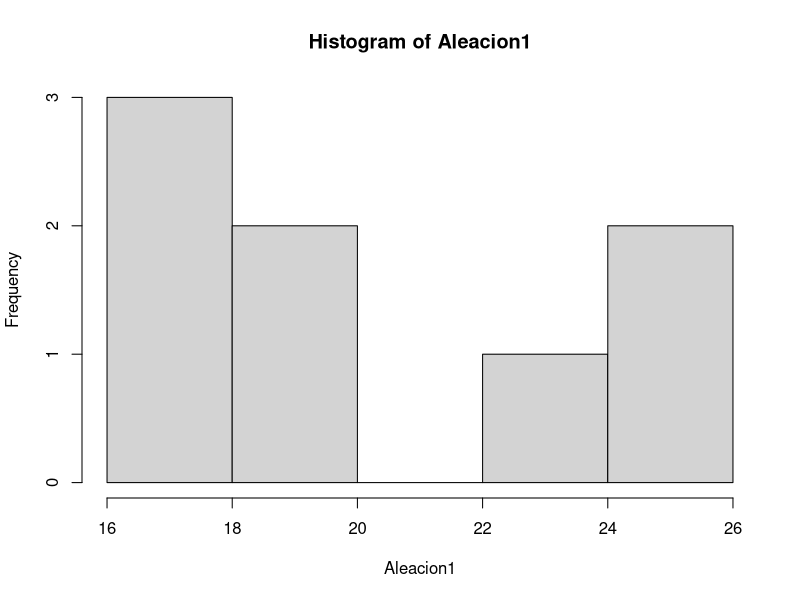
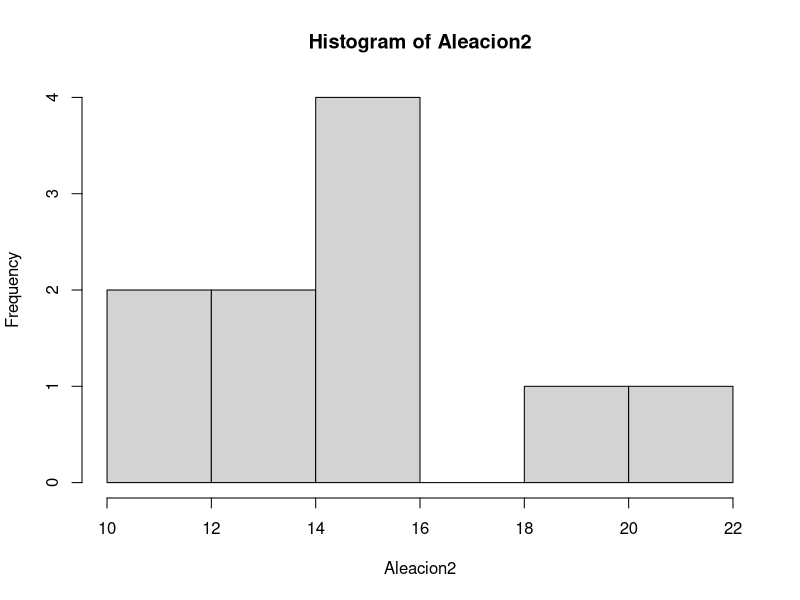
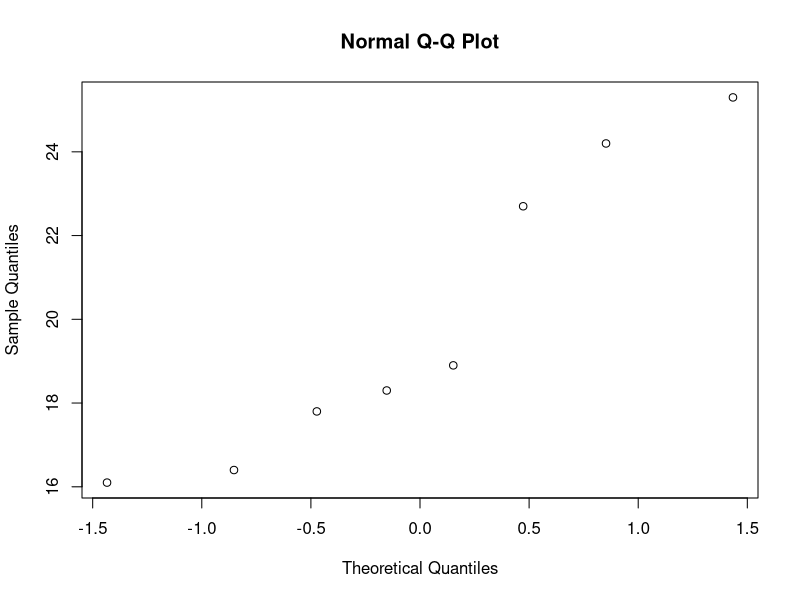
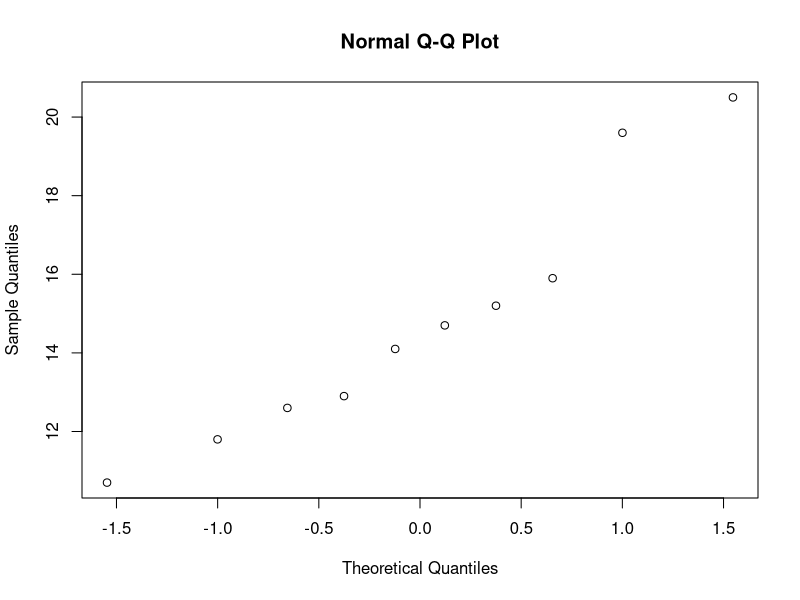
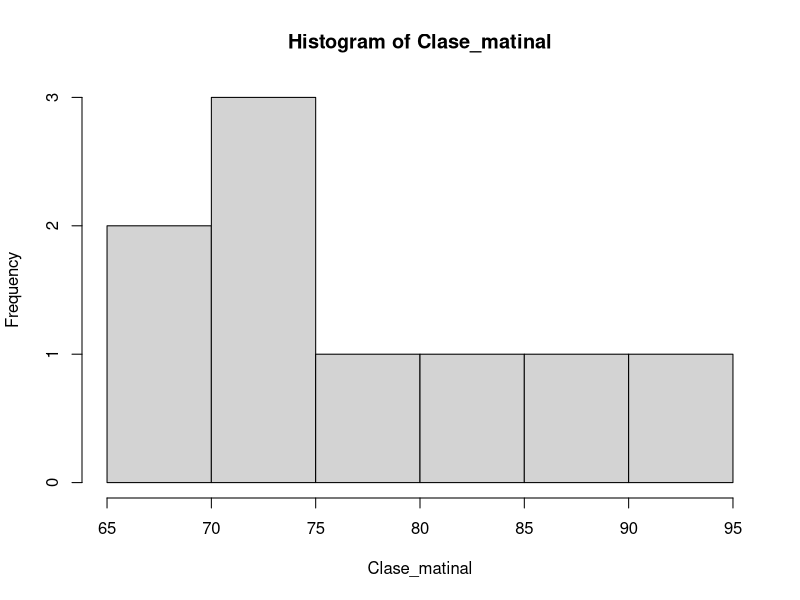
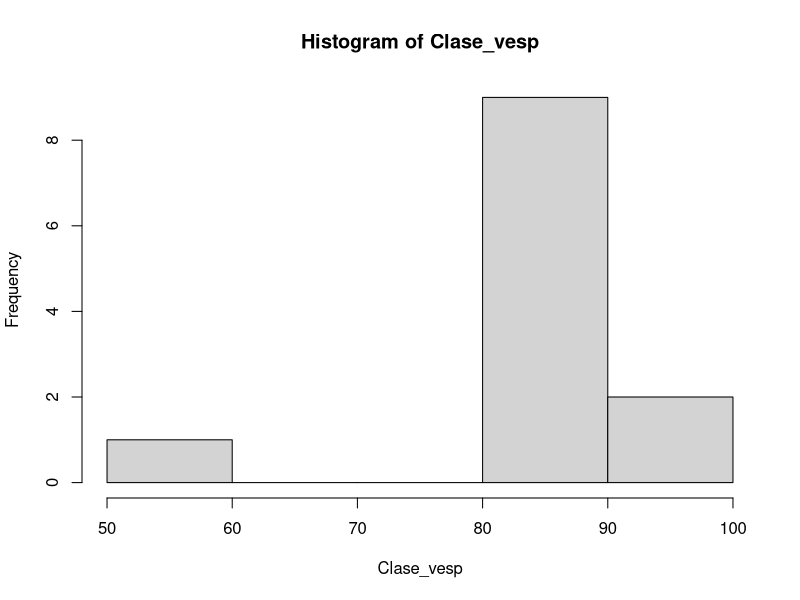
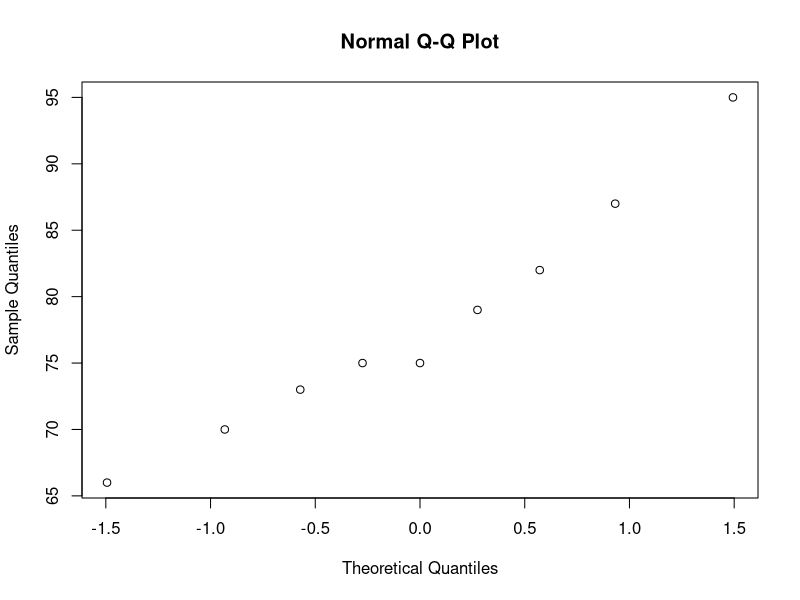
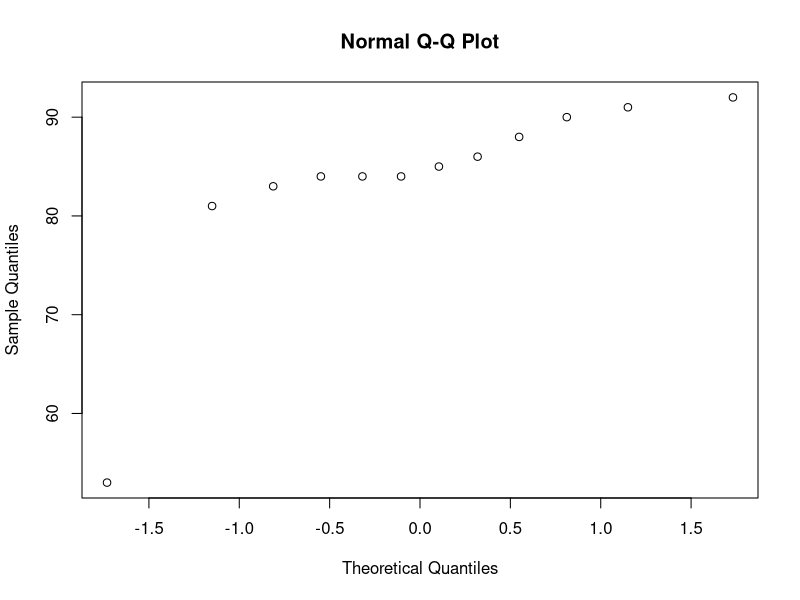

Write R code to recreate these figures, in order.
## ---- chunk 1
knitr::opts_chunk$set(echo = TRUE)
## ---- chunk 2
library(e1071)
Aleacion1 <- c(18.3, 16.4, 22.7, 17.8, 18.9, 25.3, 16.1, 24.2)
n1 <- length(Aleacion1)
Aleacion2 <- c(12.6, 14.1, 20.5, 10.7, 15.9, 19.6, 12.9, 15.2, 11.8, 14.7)
n2 <- length(Aleacion2)
## ---- chunk 3
hist(Aleacion1)
hist(Aleacion2)
qqnorm(Aleacion1)
qqnorm(Aleacion2)
cat("Coeficiente de asimetria Aleacion 1:", skewness(Aleacion1), "\n",
    "Coeficiente de Curtosis Aleacion 1:", kurtosis(Aleacion1))
cat("Coeficiente de asimetria Aleacion 2:", skewness(Aleacion2), "\n",
    "Coeficiente de Curtosis Aleacion 2:", kurtosis(Aleacion2))
## ---- chunk 4
rangos <- rank(x = c(Aleacion1,Aleacion2), ties.method = "average")
rangos_A1 <- rangos[1:8]
rangos_A2 <- rangos[9:18]
W <- sum(rangos_A1)
## ---- chunk 5
media_W <- (1/2) * (n1*(n1+n2+1))
sd_W <- sqrt((1/12) * (n1*n2*(n1+n2+1)))

valor_p <- pnorm(q = W-0.5, mean = media_W, sd = sd_W, lower.tail = F)*2
cat("valor-p:", valor_p)
## ---- chunk 6
Clase_matinal <- c(73, 87, 79, 75, 82, 66, 95, 75, 70)
n1 <- length(Clase_matinal)
Clase_vesp <- c(86, 81, 84, 88, 90, 85, 84, 92, 83, 91, 53, 84)
n2 <- length(Clase_vesp)
## ---- chunk 7
hist(Clase_matinal)
hist(Clase_vesp)
qqnorm(Clase_matinal)
qqnorm(Clase_vesp)

cat("Coeficiente de asimetria Clase matinal:", skewness(Clase_matinal), "\n",
    "Coeficiente de Curtosis Clase matinal:", kurtosis(Clase_matinal))
cat("Coeficiente de asimetria Clase vespetina:", skewness(Clase_vesp), "\n",
    "Coeficiente de Curtosis Clase vespertina:", kurtosis(Clase_vesp))
## ---- chunk 8
rangos <- rank(c(Clase_matinal,Clase_vesp), ties.method = "average")
rangos_CM <- rangos[1:9]
rangos_CV <- rangos[10:21]
W <- sum(rangos_CM)

# W se puede aproximar a una distribucion normal porque ambas muestras son mayor a 7
mean_W <- (1/2) * (n1*(n1+n2+1))
sd_W <- sqrt((1/12) * (n1*n2*(n1+n2+1)))

valor_p <- pnorm(q = W, mean = mean_W, sd = sd_W)
cat("valor-p:", valor_p)
## ---- chunk 9
A <- c(68,72,77,42,53)
B <- c(72,53,63,53,48)
C <- c(60,82,64,75,72)
D <- c(48,61,57,64,50)
E <- c(64,65,70,68,53)
## ---- chunk 10
n1 <- length(A)
n2 <- length(B)
n3 <- length(C)
n4 <- length(D)
n5 <- length(E)
rangos <- rank(x = c(A,B,C,D,E), ties.method = "average")
rangosA <- rangos[1:5]; SumaRangosA <- sum(rangosA)
rangosB <- rangos[6:10]; SumaRangosB <- sum(rangosB)
rangosC <- rangos[11:15]; SumaRangosC <- sum(rangosC)
rangosD <- rangos[16:20]; SumaRangosD <- sum(rangosD)
rangosE <- rangos[21:25]; SumaRangosE <- sum(rangosE)
Nt <- n1+n2+n3+n4+n5

H <- (12/(Nt*(Nt+1)))*((SumaRangosA^2+SumaRangosB^2+SumaRangosC^2+SumaRangosD^2+SumaRangosE^2)/n1)-(3*(Nt+1))

valor_p <- pchisq(q = H, df = 4, lower.tail = F)
valor_p
## ---- chunk 11
RangosM1 <- c(7,4,6,10,13,16)
RangosM2 <- c(11,9,12,14,15)
RangosM3 <- c(5,1,3,8,2,17)
n1 <- length(RangosM1); n2 <- length(RangosM2)
n3 <- length(RangosM3)
## ---- chunk 12
SumaRangosM1 <- sum(RangosM1)
SumaRangosM2 <- sum(RangosM2)
SumaRangosM3 <- sum(RangosM3)
Nt <- n1+n2+n3
H <- (12/(Nt*(Nt+1)))*(SumaRangosM1^2/n1 + SumaRangosM2^2/n2 + SumaRangosM3^2/n3)-(3*(Nt+1))
pvalue <- pchisq(q = H, df = 2, lower.tail = F)
pvalue
## ---- chunk 13
Cliente1 <- c(28,19,13,28,29,22,21)
Cliente2 <- c(26,20,11,14,22,21)
Cliente3 <- c(37,28,26,35,31)
n1 <- length(Cliente1); n2 <- length(Cliente2)
n3 <- length(Cliente3)
## ---- chunk 14
rangos <- rank(x = c(Cliente1,Cliente2,Cliente3))
rangosCliente1 <- rangos[1:7]; SumaRangosCliente1 <- sum(rangosCliente1)
rangosCliente2 <- rangos[8:13]; SumaRangosCliente2 <- sum(rangosCliente2)
rangosCliente3 <- rangos[14:18]; SumaRangosCliente3 <- sum(rangosCliente3)
Nt <- n1+n2+n3

H <- (12/(Nt*(Nt+1)))*(SumaRangosCliente1^2/n1 + SumaRangosCliente2^2/n2 + SumaRangosCliente3^2/n3)-(3*(Nt+1))
pvalue <- pchisq(q = H, df = 2, lower.tail = F)
pvalue
## ---- chunk 15
Laboratorio <- c(8,3,9,2,7,10,4,6,1,5)
Teoria <- c(9,5,10,1,8,7,3,4,2,6)
## ---- chunk 16
Rs_num <-  sum((Laboratorio-mean(Laboratorio))*(Teoria-mean(Teoria)))
Rs_denom <- sqrt(sum((Laboratorio-mean(Laboratorio))^2)*sum((Teoria-mean(Teoria))^2))
Rs <- Rs_num/Rs_denom
SD_Rs <- sqrt(1/9)

pvalue <- 2*pnorm(q = Rs, mean = 0, sd = SD_Rs, lower.tail = F)
pvalue
## ---- chunk 17
Padre <- c(65,63,67,64,68,62,70,66,68,67,69,71)
Hijo <- c(68,66,68,65,69,66,68,65,71,67,68,70)
rangosPadre <- rank(Padre)
rangosHijo <- rank(Hijo)
## ---- chunk 18
Rs_num <-  sum((rangosPadre-mean(rangosPadre))*(rangosHijo-mean(rangosHijo)))
Rs_denom <- sqrt(sum((rangosPadre-mean(rangosPadre))^2)*sum((rangosHijo-mean(rangosHijo))^2))
Rs <- Rs_num/Rs_denom
SD_Rs <- sqrt(1/11)

pvalue <- 2*pnorm(q = Rs, mean = 0, sd = SD_Rs, lower.tail = F)
pvalue
